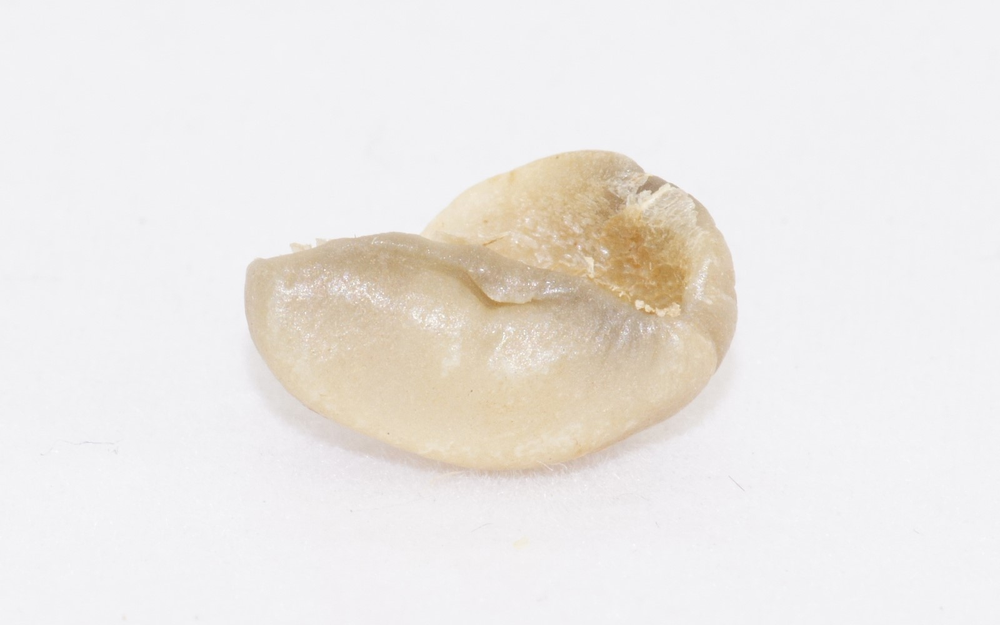
#> input picture Coffee_Inspection_Work/research_notebook/hwan_opencv/init_opencv/image/broken.png, 1000 x 625 px, shrunk from 1600 x 1000 before the run, found by its file name
$ python multi_labeling.py
#> lines starting #> are read from the running program, lines starting #| are printed output that depends on the picture; after the words box and inside, x2 and y2 are one past the last pixel; in counts of white or black regions, pixels touching at a corner belong together
import cv2

"""
추가 사항 :
1. 겉에 테두리 씌우기
2. 64*64 reshape (목표 크기로)
"""

# src_path = "./img/bean/multi03.png"
src_path = "./img/bean/broken.png"

ori = cv2.imread(src_path, cv2.IMREAD_COLOR)
#> ori is the input picture: shape (625, 1000, 3); mean B, G, R 229.9, 233.2, 236.9
src = cv2.imread(src_path, cv2.IMREAD_GRAYSCALE)
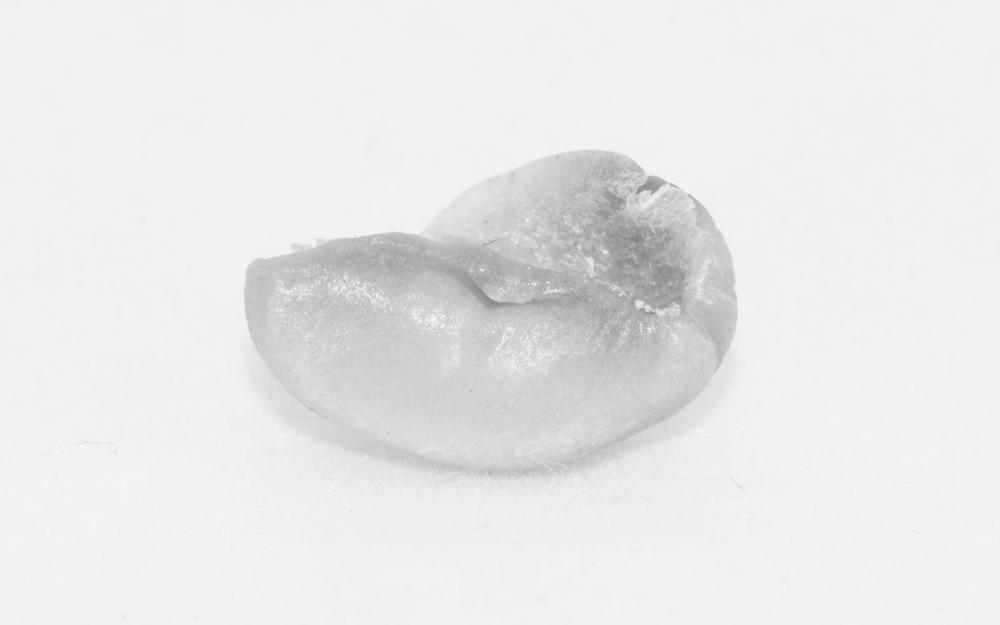
#> src: shape (625, 1000); min 127, max 253, mean 233.6
cv2.imshow("ori", ori)

_, src_bin = cv2.threshold(src, 0, 255, cv2.THRESH_OTSU)
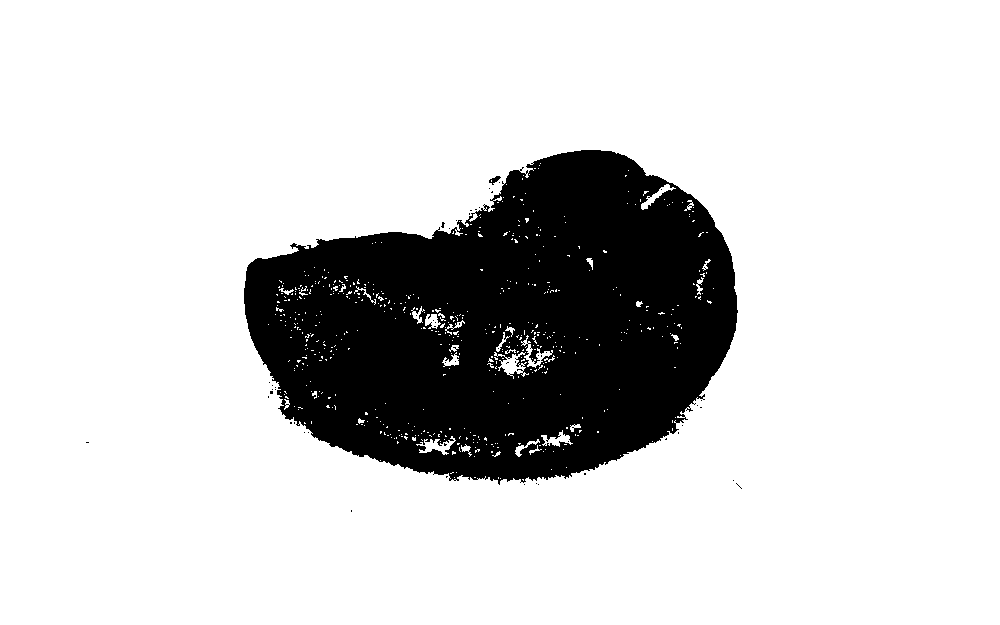
#> src_bin: shape (625, 1000); 82% white; 54 black regions (52 under 20 px), largest, box (x1, y1, x2, y2) and area: (244, 150, 738, 485) 112075, (489, 176, 501, 185) 51
src_bin = cv2.bitwise_not(src_bin)
cv2.imshow("src_bin_not",src_bin)

nlabels, labels, stats, centroids = cv2.connectedComponentsWithStats(src_bin)
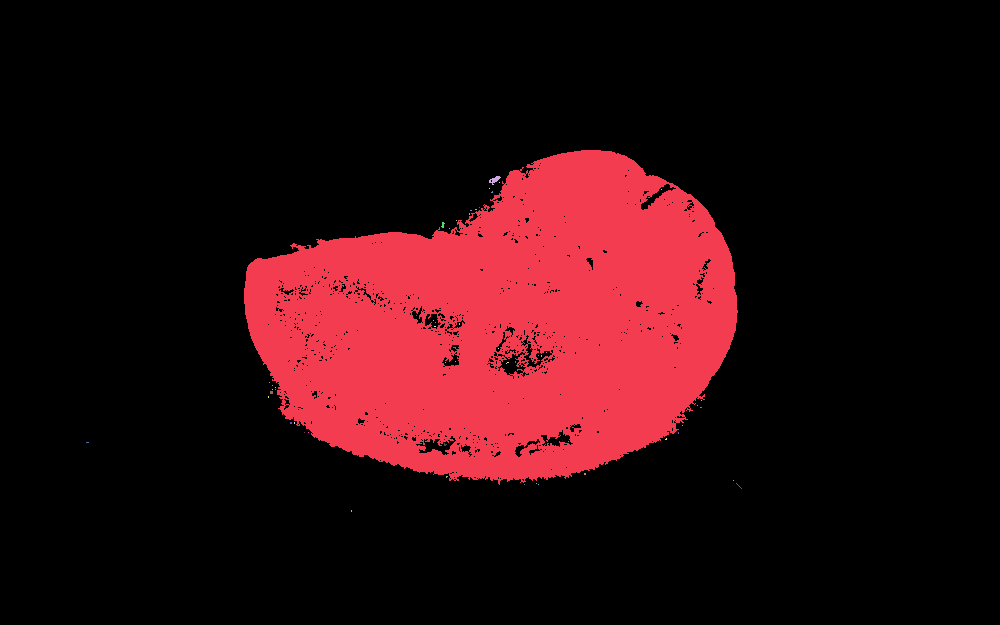
#> labels: shape (625, 1000) int32; 55 distinct labels, from 0 to 54; one colour per label, 0 black
#> nlabels = 55; stats = 55 rows, first 6: [0, 0, 1000, 625, 512763], [244, 150, 494, 335, 112075], [489, 176, 12, 9, 51], [499, 182, 1, 1, 1], [489, 188, 1, 1, 1], [661, 189, 1, 1, 1]; centroids = 55 pairs, first value 87 to 738.5, second value 179.4 to 510.5

dst = cv2.cvtColor(src, cv2.COLOR_GRAY2BGR)

for i in range(1,nlabels):
    stat = stats[i]

    x = stat[0]
    y = stat[1]
    width = stat[2]
    height = stat[3]
    n_pixel = stat[4]

    if n_pixel < 20: continue
    # 최대 픽셀 지정해서 임계값보다 크면 패스해버리기

    cv2.rectangle(dst, (x, y), (x+width, y+height), (0,255,255))
#> this loop made 54 passes
#> (x, y, width, height, n_pixel) on passes 1 to 12: (244, 150, 494, 335, 112075), (489, 176, 12, 9, 51), (499, 182, 1, 1, 1), (489, 188, 1, 1, 1), (661, 189, 1, 1, 1), (491, 191, 2, 2, 3), (479, 207, 1, 1, 1), (475, 209, 2, 1, 2), (470, 210, 2, 1, 2), (469, 213, 1, 2, 2), (456, 220, 1, 1, 1), (441, 222, 4, 6, 14)
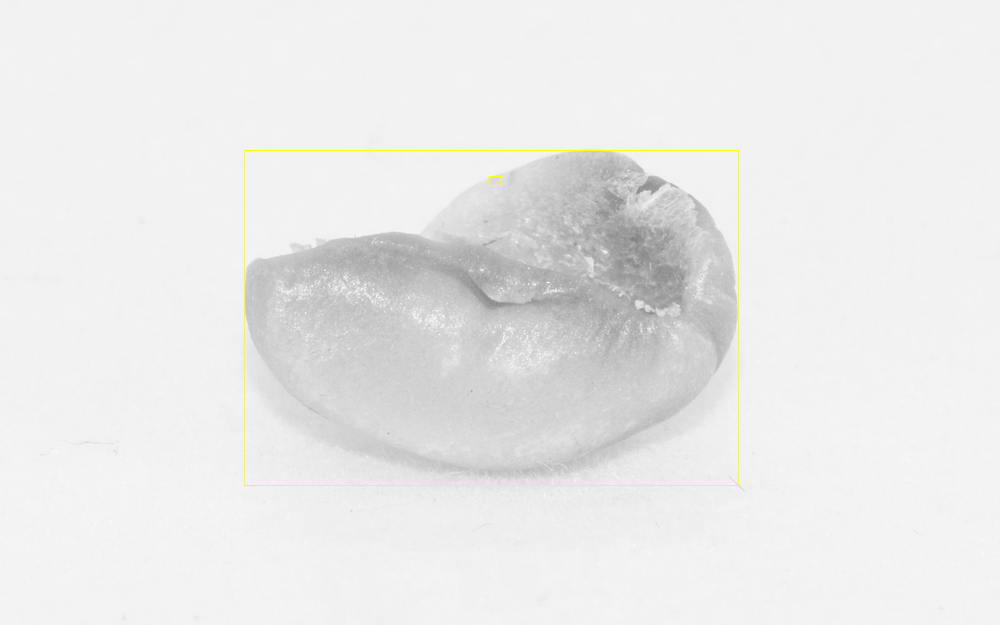
#> dst: shape (625, 1000, 3); mean B, G, R 232.9, 233.6, 233.6

cv2.imshow("src", src)
cv2.imshow("dst", dst)

cv2.waitKey(0)
cv2.destroyAllWindows()

$ run again, with Coffee_Inspection_Work/research_notebook/hwan_opencv/init_opencv/image/coffee.png copied over Coffee_Inspection_Work/research_notebook/hwan_opencv/init_opencv/image/broken.png
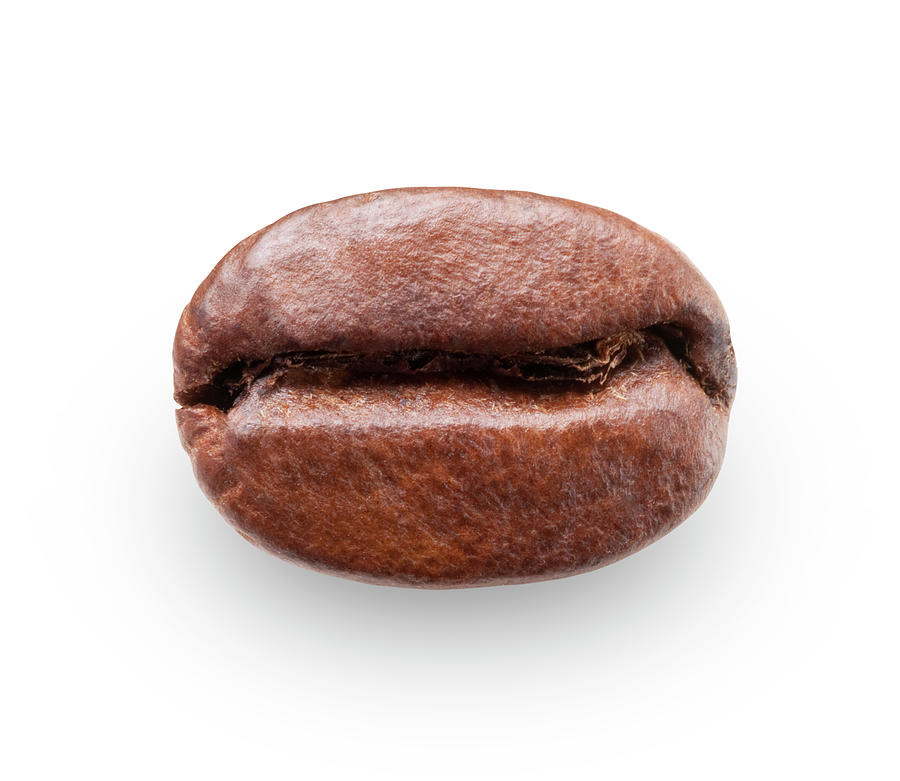
#> input picture Coffee_Inspection_Work/research_notebook/hwan_opencv/init_opencv/image/coffee.png, 900 x 781 px, found by its file name
#> ori is the input picture: shape (781, 900, 3); mean B, G, R 204.7, 207.9, 220.5
#> `nlabels, labels, stats, centroids = cv2.connectedComponentsWithStats(s..`:
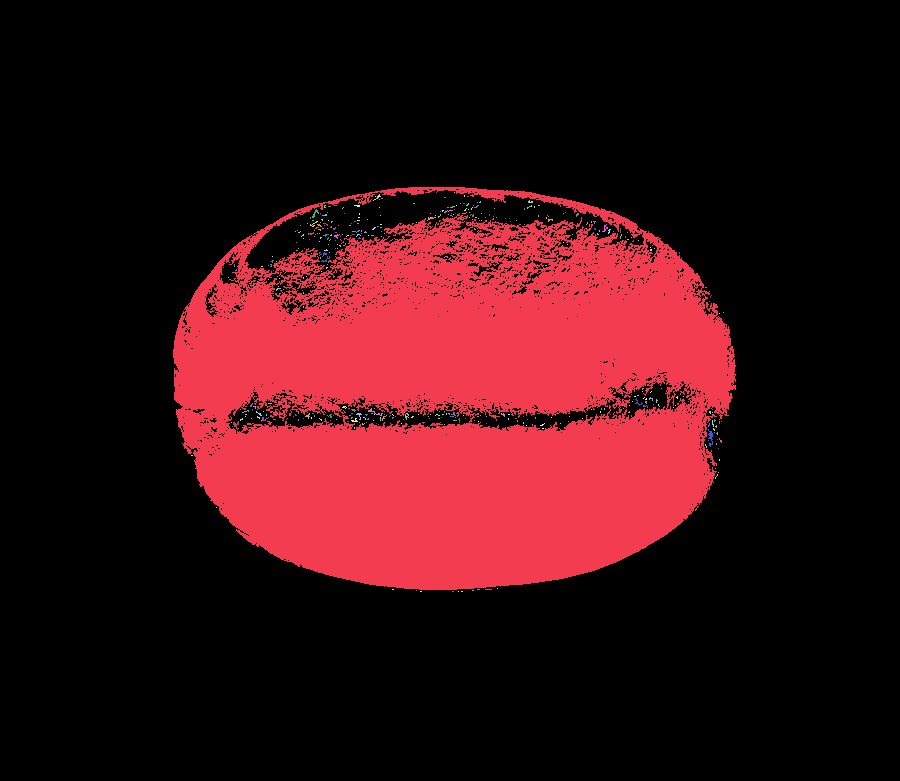
#> labels: shape (781, 900) int32; 413 distinct labels, from 0 to 412; one colour per label, 0 black
#> nlabels = 413; stats = 413 rows, first 6: [0, 0, 900, 781, 543612], [173, 187, 563, 403, 157985], [454, 192, 1, 1, 1], [373, 194, 8, 7, 14], [464, 195, 1, 2, 2], [375, 196, 1, 1, 1]; centroids = 413 pairs, first value 191.5 to 723, second value 192 to 591
#> the loop `for i in range(1,nlabels):` made 412 passes
#> after the loop `for i in range(1,nlabels):`:
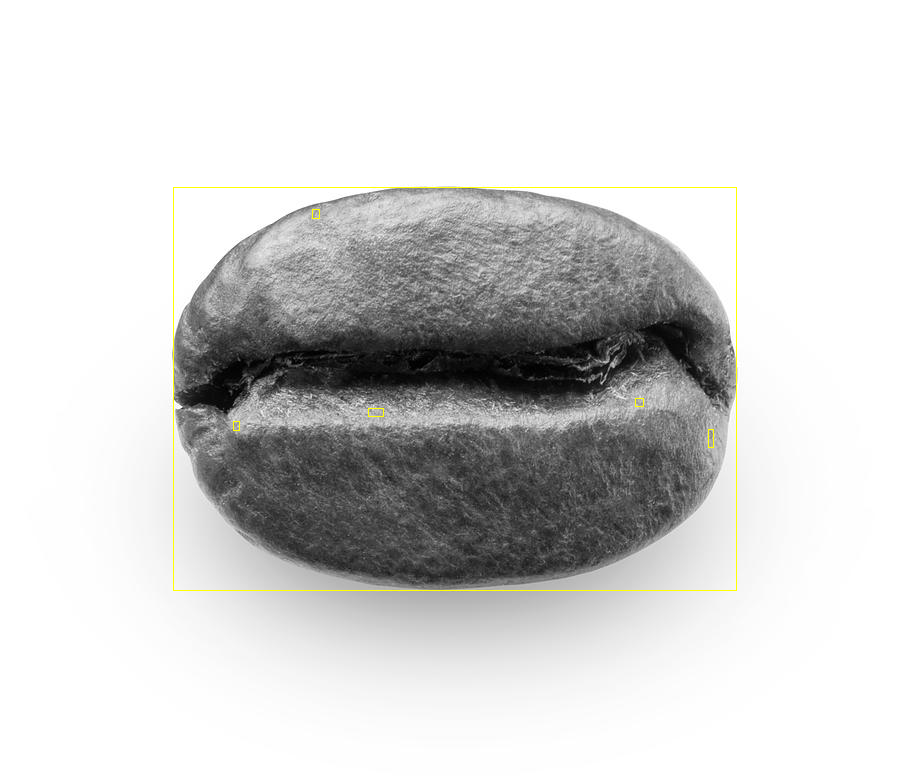
#> dst: shape (781, 900, 3); mean B, G, R 210.6, 211.4, 211.4
